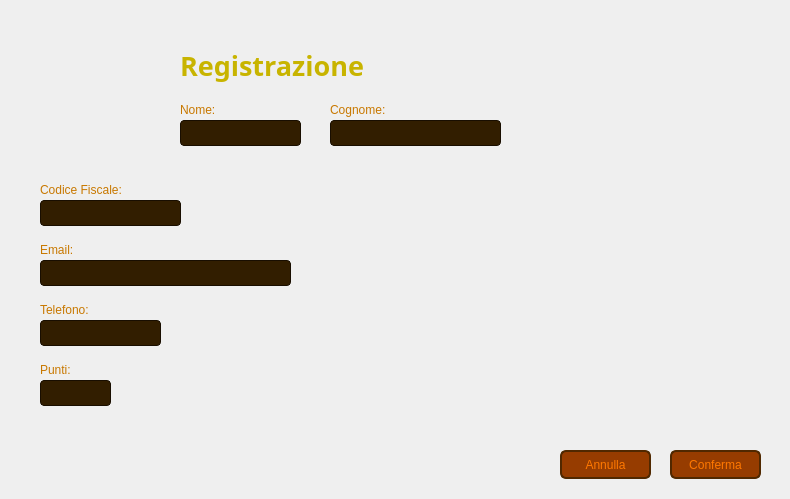
<?xml version="1.0" encoding="UTF-8"?>
<ui version="4.0">
 <class>VistaModificaRegistrazioneCliente</class>
 <widget class="QWidget" name="VistaModificaRegistrazioneCliente">
  <property name="geometry">
   <rect>
    <x>0</x>
    <y>0</y>
    <width>790</width>
    <height>499</height>
   </rect>
  </property>
  <property name="windowTitle">
   <string>Registrazione - CineMax</string>
  </property>
  <widget class="QLabel" name="Sfondo">
   <property name="geometry">
    <rect>
     <x>0</x>
     <y>0</y>
     <width>791</width>
     <height>501</height>
    </rect>
   </property>
   <property name="font">
    <font>
     <family>Segoe UI</family>
    </font>
   </property>
   <property name="styleSheet">
    <string notr="true">QLabel {
    background: qlineargradient(
        x1: 0, y1: 1,
        x2: 0, y2: 0,
                stop: 0 #321E00,
        stop: 1 #643C00
    );
}</string>
   </property>
   <property name="text">
    <string/>
   </property>
  </widget>
  <widget class="QLabel" name="labelProfiloCliente">
   <property name="geometry">
    <rect>
     <x>40</x>
     <y>30</y>
     <width>121</width>
     <height>121</height>
    </rect>
   </property>
   <property name="text">
    <string/>
   </property>
   <property name="pixmap">
    <pixmap>Immagini/profiloButtonCliente.png</pixmap>
   </property>
   <property name="scaledContents">
    <bool>true</bool>
   </property>
  </widget>
  <widget class="QLabel" name="labelNome">
   <property name="geometry">
    <rect>
     <x>180</x>
     <y>100</y>
     <width>63</width>
     <height>20</height>
    </rect>
   </property>
   <property name="styleSheet">
    <string notr="true">QLabel {
    color: #C87800;
}</string>
   </property>
   <property name="text">
    <string>Nome:</string>
   </property>
   <property name="alignment">
    <set>Qt::AlignmentFlag::AlignLeading|Qt::AlignmentFlag::AlignLeft|Qt::AlignmentFlag::AlignVCenter</set>
   </property>
  </widget>
  <widget class="QLabel" name="labelTitolo">
   <property name="geometry">
    <rect>
     <x>180</x>
     <y>30</y>
     <width>271</width>
     <height>71</height>
    </rect>
   </property>
   <property name="font">
    <font>
     <family>Segoe UI Variable</family>
     <pointsize>20</pointsize>
     <bold>true</bold>
    </font>
   </property>
   <property name="styleSheet">
    <string notr="true">QLabel {
    color: #C8B400;
}</string>
   </property>
   <property name="text">
    <string>Registrazione</string>
   </property>
   <property name="alignment">
    <set>Qt::AlignmentFlag::AlignLeading|Qt::AlignmentFlag::AlignLeft|Qt::AlignmentFlag::AlignVCenter</set>
   </property>
  </widget>
  <widget class="QLabel" name="labelCognome">
   <property name="geometry">
    <rect>
     <x>330</x>
     <y>100</y>
     <width>81</width>
     <height>20</height>
    </rect>
   </property>
   <property name="styleSheet">
    <string notr="true">QLabel {
    color: #C87800;
}</string>
   </property>
   <property name="text">
    <string>Cognome:</string>
   </property>
   <property name="alignment">
    <set>Qt::AlignmentFlag::AlignLeading|Qt::AlignmentFlag::AlignLeft|Qt::AlignmentFlag::AlignVCenter</set>
   </property>
  </widget>
  <widget class="QLabel" name="labelCodiceFiscale">
   <property name="geometry">
    <rect>
     <x>40</x>
     <y>180</y>
     <width>111</width>
     <height>20</height>
    </rect>
   </property>
   <property name="styleSheet">
    <string notr="true">QLabel {
    color: #C87800;
}</string>
   </property>
   <property name="text">
    <string>Codice Fiscale:</string>
   </property>
   <property name="alignment">
    <set>Qt::AlignmentFlag::AlignLeading|Qt::AlignmentFlag::AlignLeft|Qt::AlignmentFlag::AlignVCenter</set>
   </property>
  </widget>
  <widget class="QLabel" name="labelEmail">
   <property name="geometry">
    <rect>
     <x>40</x>
     <y>240</y>
     <width>81</width>
     <height>20</height>
    </rect>
   </property>
   <property name="styleSheet">
    <string notr="true">QLabel {
    color: #C87800;
}</string>
   </property>
   <property name="text">
    <string>Email:</string>
   </property>
   <property name="alignment">
    <set>Qt::AlignmentFlag::AlignLeading|Qt::AlignmentFlag::AlignLeft|Qt::AlignmentFlag::AlignVCenter</set>
   </property>
  </widget>
  <widget class="QLabel" name="labelTelefono">
   <property name="geometry">
    <rect>
     <x>40</x>
     <y>300</y>
     <width>81</width>
     <height>20</height>
    </rect>
   </property>
   <property name="styleSheet">
    <string notr="true">QLabel {
    color: #C87800;
}</string>
   </property>
   <property name="text">
    <string>Telefono:</string>
   </property>
   <property name="alignment">
    <set>Qt::AlignmentFlag::AlignLeading|Qt::AlignmentFlag::AlignLeft|Qt::AlignmentFlag::AlignVCenter</set>
   </property>
  </widget>
  <widget class="QLabel" name="labelPunti">
   <property name="geometry">
    <rect>
     <x>40</x>
     <y>360</y>
     <width>81</width>
     <height>20</height>
    </rect>
   </property>
   <property name="styleSheet">
    <string notr="true">QLabel {
    color: #C87800;
}</string>
   </property>
   <property name="text">
    <string>Punti:</string>
   </property>
   <property name="alignment">
    <set>Qt::AlignmentFlag::AlignLeading|Qt::AlignmentFlag::AlignLeft|Qt::AlignmentFlag::AlignVCenter</set>
   </property>
  </widget>
  <widget class="QPushButton" name="pushButtonConferma">
   <property name="geometry">
    <rect>
     <x>670</x>
     <y>450</y>
     <width>91</width>
     <height>29</height>
    </rect>
   </property>
   <property name="styleSheet">
    <string notr="true">QPushButton {
    background-color: #963C00;
    color: #FF7800;
    border: 2px solid #502800;
    border-radius: 6px;
}

QPushButton:hover {
    background-color: #C86400;
}
</string>
   </property>
   <property name="text">
    <string>Conferma</string>
   </property>
  </widget>
  <widget class="QLineEdit" name="lineEditEmail">
   <property name="geometry">
    <rect>
     <x>40</x>
     <y>260</y>
     <width>251</width>
     <height>26</height>
    </rect>
   </property>
   <property name="styleSheet">
    <string notr="true">QLineEdit {
    background-color: #321E00;
    color: #965A00;
    border: 1px solid #190E00;
    border-radius: 4px;
}</string>
   </property>
   <property name="text">
    <string/>
   </property>
  </widget>
  <widget class="QLineEdit" name="lineEditPunti">
   <property name="geometry">
    <rect>
     <x>40</x>
     <y>380</y>
     <width>71</width>
     <height>26</height>
    </rect>
   </property>
   <property name="styleSheet">
    <string notr="true">QLineEdit {
    background-color: #321E00;
    color: #965A00;
    border: 1px solid #190E00;
    border-radius: 4px;
}</string>
   </property>
   <property name="text">
    <string/>
   </property>
  </widget>
  <widget class="QLineEdit" name="lineEditNome">
   <property name="geometry">
    <rect>
     <x>180</x>
     <y>120</y>
     <width>121</width>
     <height>26</height>
    </rect>
   </property>
   <property name="styleSheet">
    <string notr="true">QLineEdit {
    background-color: #321E00;
    color: #965A00;
    border: 1px solid #190E00;
    border-radius: 4px;
}</string>
   </property>
   <property name="text">
    <string/>
   </property>
  </widget>
  <widget class="QLineEdit" name="lineEditCognome">
   <property name="geometry">
    <rect>
     <x>330</x>
     <y>120</y>
     <width>171</width>
     <height>26</height>
    </rect>
   </property>
   <property name="styleSheet">
    <string notr="true">QLineEdit {
    background-color: #321E00;
    color: #965A00;
    border: 1px solid #190E00;
    border-radius: 4px;
}</string>
   </property>
   <property name="text">
    <string/>
   </property>
  </widget>
  <widget class="QLineEdit" name="lineEditCodiceFiscale">
   <property name="geometry">
    <rect>
     <x>40</x>
     <y>200</y>
     <width>141</width>
     <height>26</height>
    </rect>
   </property>
   <property name="styleSheet">
    <string notr="true">QLineEdit {
    background-color: #321E00;
    color: #965A00;
    border: 1px solid #190E00;
    border-radius: 4px;
}</string>
   </property>
   <property name="text">
    <string/>
   </property>
  </widget>
  <widget class="QLineEdit" name="lineEditTelefono">
   <property name="geometry">
    <rect>
     <x>40</x>
     <y>320</y>
     <width>121</width>
     <height>26</height>
    </rect>
   </property>
   <property name="styleSheet">
    <string notr="true">QLineEdit {
    background-color: #321E00;
    color: #965A00;
    border: 1px solid #190E00;
    border-radius: 4px;
}</string>
   </property>
   <property name="text">
    <string/>
   </property>
  </widget>
  <widget class="QPushButton" name="pushButtonAnnulla">
   <property name="geometry">
    <rect>
     <x>560</x>
     <y>450</y>
     <width>91</width>
     <height>29</height>
    </rect>
   </property>
   <property name="styleSheet">
    <string notr="true">QPushButton {
    background-color: #963C00;
    color: #FF7800;
    border: 2px solid #502800;
    border-radius: 6px;
}

QPushButton:hover {
    background-color: #C86400;
}
</string>
   </property>
   <property name="text">
    <string>Annulla</string>
   </property>
  </widget>
 </widget>
 <resources/>
 <connections/>
</ui>
